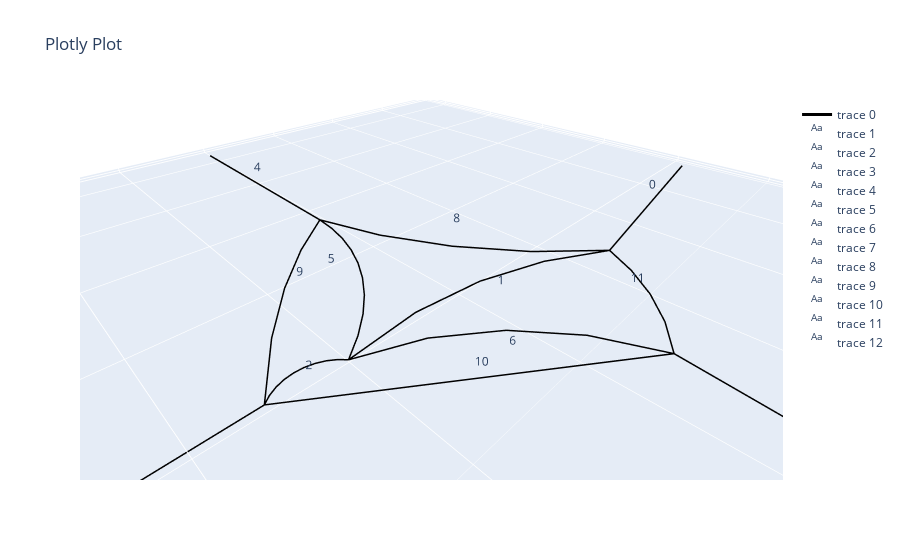

Write notebook code for a chart like this one.
### Markdown cell above
Flipping edge 2, 6, and 12 would make the network smoother

### Code cell
# net.flip_curve(2, n = 10)          # Flip the curvature of one edge
net.auto_flip_curves(n = 10)        # Automatically flip the curvature of the edges. Directions will become 1, -1, 1, -1, ...
net.flip_curves()                   # Flip all the edges.
net.flip_curves([2,5], n = 10)       # Flip the curvature of multiple edges
net.net_plot(color=True, plot_type='arcs', elables=True)

### Figure 1 — Plotly figure (JSON) as saved in the notebook; plotly's stock layout.template omitted (floating-point values rounded to 4 significant figures)
{"data": [{"line": {"color": "black", "width": 3}, "mode": "lines", "type": "scatter3d", "x": [-76.34, -63.94, -51.55, -39.15, -26.76, null, -26.76, -15.97, -4.274, 7.905, 20.11, null, 20.11, 21.04, 22.12, 23.34, 24.63, 25.97, 27.3, 28.59, 29.78, 30.84, null, 30.84, 43.51, 56.19, 68.86, 81.53, null, 0.5811, 0.7569, 0.9326, 1.108, 1.284, null, 1.284, 1.701, 2.574, 3.894, 5.646, 7.813, 10.37, 13.3, 16.55, 20.11, null, 20.11, 10.51, 2.151, -4.468, -8.955, null, -8.955, -7.302, -5.648, -3.995, -2.342, null, -26.76, -17.08, -9.043, -2.864, 1.284, null, 1.284, 9.867, 17.7, 24.71, 30.84, null, 30.84, 20.89, 10.94, 0.9933, -8.955, null, -8.955, -14.38, -19.23, -23.39, -26.76, null], "y": [2.818, 4.576, 6.334, 8.092, 9.85, null, 9.85, 4.041, 0.4037, -0.9281, 0.09505, null, 0.09505, -0.879, -1.667, -2.243, -2.586, -2.686, -2.539, -2.149, -1.531, -0.7043, null, -0.7043, -0.5939, -0.4835, -0.3731, -0.2628, null, -84.07, -71.61, -59.15, -46.69, -34.23, null, -34.23, -29.74, -25.32, -21.01, -16.86, -12.91, -9.206, -5.778, -2.667, 0.09505, null, 0.09505, 4.072, 10.25, 18.26, 27.64, null, 27.64, 40.17, 52.69, 65.22, 77.74, null, 9.85, 0.7434, -9.838, -21.6, -34.23, null, -34.23, -26.97, -18.91, -10.13, -0.7043, null, -0.7043, 6.382, 13.47, 20.55, 27.64, null, 27.64, 24.28, 20.12, 15.27, 9.85, null], "z": [0, 0, 0, 0, 0, null, 0, 0, 0, 0, 0, null, 0, 0, 0, 0, 0, 0, 0, 0, 0, 0, null, 0, 0, 0, 0, 0, null, 0, 0, 0, 0, 0, null, 0, 0, 0, 0, 0, 0, 0, 0, 0, 0, null, 0, 0, 0, 0, 0, null, 0, 0, 0, 0, 0, null, 0, 0, 0, 0, 0, null, 0, 0, 0, 0, 0, null, 0, 0, 0, 0, 0, null, 0, 0, 0, 0, 0, null]}, {"mode": "text", "text": ["0"], "type": "scatter3d", "x": [-51.55], "y": [6.334], "z": [0]}, {"mode": "text", "text": ["1"], "type": "scatter3d", "x": [-3.323], "y": [4.973], "z": [0]}, {"mode": "text", "text": ["2"], "type": "scatter3d", "x": [25.48], "y": [-0.3046], "z": [0]}, {"mode": "text", "text": ["3"], "type": "scatter3d", "x": [56.19], "y": [-0.4835], "z": [0]}, {"mode": "text", "text": ["4"], "type": "scatter3d", "x": [0.9327], "y": [-59.15], "z": [0]}, {"mode": "text", "text": ["5"], "type": "scatter3d", "x": [10.7], "y": [-17.07], "z": [0]}, {"mode": "text", "text": ["6"], "type": "scatter3d", "x": [5.579], "y": [13.87], "z": [0]}, {"mode": "text", "text": ["7"], "type": "scatter3d", "x": [-5.648], "y": [52.69], "z": [0]}, {"mode": "text", "text": ["8"], "type": "scatter3d", "x": [-12.74], "y": [-12.19], "z": [0]}, {"mode": "text", "text": ["9"], "type": "scatter3d", "x": [16.06], "y": [-17.47], "z": [0]}, {"mode": "text", "text": ["10"], "type": "scatter3d", "x": [10.94], "y": [13.47], "z": [0]}, {"mode": "text", "text": ["11"], "type": "scatter3d", "x": [-17.86], "y": [18.75], "z": [0]}], "layout": {"scene": {"aspectmode": "data"}, "title": {"text": "Plotly Plot"}}}
